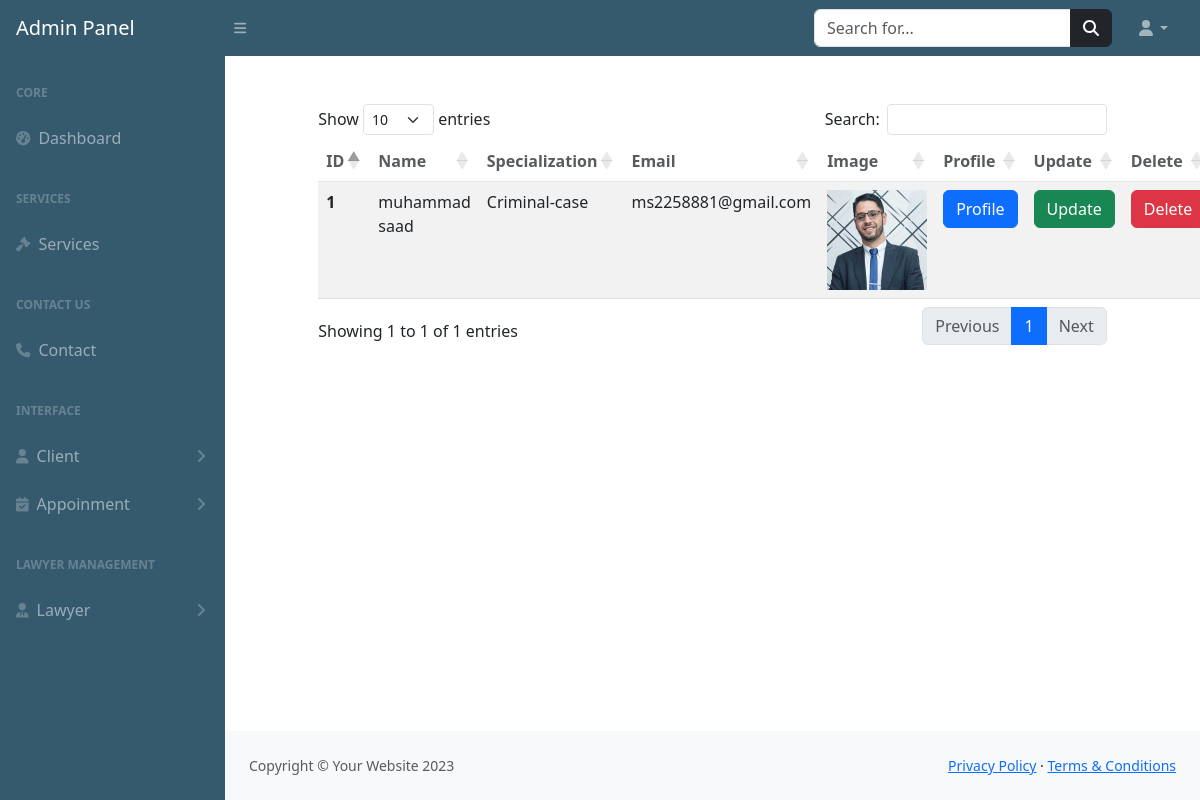
Page /admin-panel/viewlawyer.php (signed in) on the earlier database version.
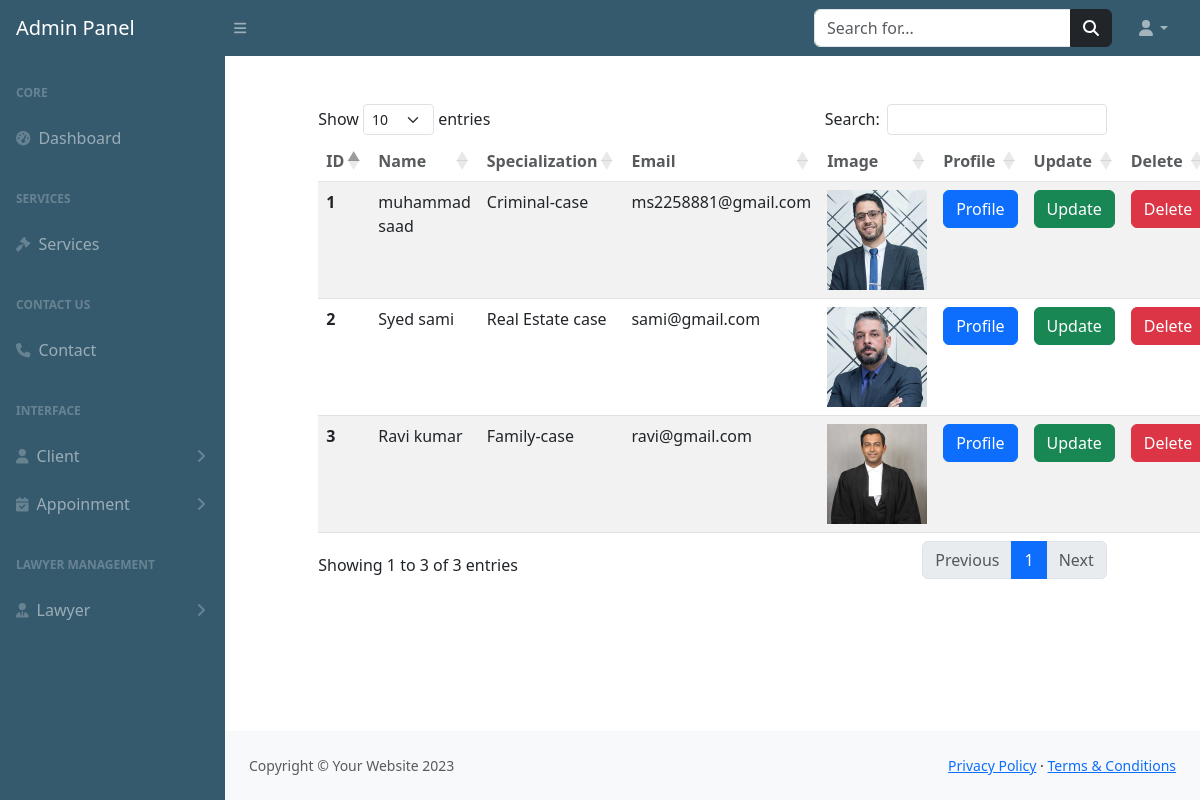
Same page on the later database version.
### tables this page shows
CREATE TABLE `lawyer` (
  `id` int(255) NOT NULL,
  `name` varchar(255) NOT NULL,
  `case` int(255) NOT NULL,
  `email` varchar(255) NOT NULL,
  `password` varchar(255) NOT NULL,
  `phone` int(255) NOT NULL,
  `experience` varchar(255) NOT NULL,
  `address` text NOT NULL,
  `image` varchar(255) NOT NULL
);

CREATE TABLE `cases` (
  `cid` int(255) NOT NULL,
  `case_name` varchar(255) NOT NULL
);

### admin-panel/viewlawyer.php (the view, shortened to what this page needs)
<?php
include("includes/header.php");
include("includes/topbar.php");
include("includes/sidebar.php");
include("../config.php");
$select="SELECT *FROM `lawyer` as l inner join `cases` as c on l.case = c.cid";
$query=mysqli_query($connection,$select);
if (mysqli_num_rows($query)>0) {
?>
<div class="container mt-5">
<div class="row justify-content-center">
    <div class="col-xl-10 col-lg-12 col-md-9">
    <table id="example" class="table table-striped" style="width:100%">
        <thead class="bg-warning p-2 text-dark bg-opacity-10" style="opacity: 75%;">
            <tr>
            <th scope="col">ID</th>
            <th scope="col">Name</th>
            <th scope="col">Specialization</th>
            <th scope="col">Email</th>
            <th scope="col">Image</th>
            <th scope="col">Profile</th>
            <th scope="col">Update</th>
            <th scope="col">Delete</th>
            </tr>
        </thead>
        <tbody>
            <?php
            while ($data=mysqli_fetch_assoc($query)) {
            ?>
            <tr>
            <th scope="row"><?php echo $data['id']?></th>
            <td><?php echo $data['name']?></td>
            <td><?php echo $data['case_name']?></td>
            <td><?php echo $data['email']?></td>
            <td><img src="<?php echo 'image/'. $data['image']?>" width="100px" height="100px" alt=""></td>
            <td ><a href="profilelawyer.php?id=<?php echo $data['id']?>" class="btn btn-primary">Profile</a></td>
            <td ><a href="update.php?id=<?php echo $data['id']?>" class="btn btn-success">Update</a></td>
            <td ><a href="deletelawyer.php?id=<?php echo $data['id']?>"  class="btn btn-danger">Delete</a></td>
        </tr>
       <?php
}
}
            ?>
        </tbody>
    </table>
    </div>
</div>
</div>
<?php
include("includes/footer.php");
?>
</body>
</html>

### admin-panel/includes/header.php (shortened to what this page needs)
<!DOCTYPE html>
<html lang="en">
    <head>
        <link href="https://cdn.jsdelivr.net/npm/simple-datatables@7.1.2/dist/style.min.css" rel="stylesheet" />
        <link href="css/styles.css" rel="stylesheet" />
        <link rel="stylesheet" href="https://cdnjs.cloudflare.com/ajax/libs/twitter-bootstrap/5.3.0/css/bootstrap.min.css">
        <link rel="stylesheet" href="https://cdn.datatables.net/1.13.7/css/dataTables.bootstrap5.min.css">
    </head>
    <body class="sb-nav-fixed">

### admin-panel/includes/topbar.php (shortened to what this page needs)
<nav class="sb-topnav navbar navbar-expand navbar-dark " style="background-color:#355a6e;">
            <a class="navbar-brand ps-3" href="index.html">Admin Panel</a>
            <button class="btn btn-link btn-sm order-1 order-lg-0 me-4 me-lg-0" id="sidebarToggle" href="#!"><i class="fas fa-bars"></i></button>
            <form class="d-none d-md-inline-block form-inline ms-auto me-0 me-md-3 my-2 my-md-0">
                <div class="input-group">
                    <input class="form-control" type="text" placeholder="Search for..." aria-label="Search for..." aria-describedby="btnNavbarSearch" />
                    <button class="btn btn-dark" id="btnNavbarSearch" type="button"><i class="fas fa-search"></i></button>
                </div>
            </form>
            <ul class="navbar-nav ms-auto ms-md-0 me-3 me-lg-4">
                <li class="nav-item dropdown">
                    <a class="nav-link dropdown-toggle" id="navbarDropdown" href="#" role="button" data-bs-toggle="dropdown" aria-expanded="false"><i class="fas fa-user fa-fw"></i></a>
                </li>
            </ul>
        </nav>

### admin-panel/includes/sidebar.php (shortened to what this page needs)
<div id="layoutSidenav">
            <div id="layoutSidenav_nav">
                <nav class="sb-sidenav accordion sb-sidenav-dark" style="background-color:#355a6e;" id="sidenavAccordion">
                    <div class="sb-sidenav-menu">
                        <div class="nav">
                            <div class="sb-sidenav-menu-heading">Core</div>
                            <a class="nav-link" href="index.php">
                                <div class="sb-nav-link-icon"><i class="fas fa-tachometer-alt"></i></div>
                                Dashboard
                            </a>
                            <div class="sb-sidenav-menu-heading">Services</div>
                            <a class="nav-link" href="services.php">
                                <div class="sb-nav-link-icon"><i class="fas fa-gavel"></i></div>
                               Services
                            </a>
                            <div class="sb-sidenav-menu-heading">Contact us</div>
                            <a class="nav-link" href="viewcontact.php">
                                <div class="sb-nav-link-icon"><i class="fas fa-phone"></i></div>
                               Contact
                            </a>
                            <div class="sb-sidenav-menu-heading">Interface</div>
                            <a class="nav-link collapsed" href="viewclient.php" data-bs-toggle="collapse" data-bs-target="#collapseLayouts" aria-expanded="false" aria-controls="collapseLayouts">
                                <div class="sb-nav-link-icon"><i class="fas fa-user"></i></div>
                                Client
                                <div class="sb-sidenav-collapse-arrow"><i class="fas fa-angle-down"></i></div>
                            </a>
                            <a class="nav-link collapsed" href="" data-bs-toggle="collapse" data-bs-target="#collapsePages" aria-expanded="false" aria-controls="collapsePages">
                                <div class="sb-nav-link-icon"><i class="fas fa-calendar-check"></i></div>
                                Appoinment
                                <div class="sb-sidenav-collapse-arrow"><i class="fas fa-angle-down"></i></div>
                            </a>
                            <div class="sb-sidenav-menu-heading">Lawyer Management</div>
                            <a class="nav-link collapsed" href="#" data-bs-toggle="collapse" data-bs-target="#collapse"  aria-controls="collapse">
                                <div class="sb-nav-link-icon"><i class="fas fa-user-tie"></i></div>
                                Lawyer
                                <div class="sb-sidenav-collapse-arrow"><i class="fas fa-angle-down"></i></div>
                            </a>
                        </div>
                    </div>
                </nav>
            </div>
            <div id="layoutSidenav_content">

### admin-panel/includes/footer.php (shortened to what this page needs)
<footer class="py-4 bg-light mt-auto">
                    <div class="container-fluid px-4">
                        <div class="d-flex align-items-center justify-content-between small">
                            <div class="text-muted">Copyright &copy; Your Website 2023</div>
                            <div>
                                <a href="#">Privacy Policy</a>
                                &middot;
                                <a href="#">Terms &amp; Conditions</a>
                            </div>
                        </div>
                    </div>
                </footer>
            </div>
        </div>
    </body>
</html>

Differences in the rows shown:
added lawyer: id "2", name "Syed sami", case.case_name "Real Estate case", email "sami@gmail.com", image (picture)
added lawyer: id "3", name "Ravi kumar", case.case_name "Family-case", email "ravi@gmail.com", image (picture)
Other differences:
text written by a page script: "Show entries Search: Showing 1 to 1 of 1 entries Previous 1 Next" → "Show entries Search: Showing 1 to 3 of 3 entries Previous 1 Next"
